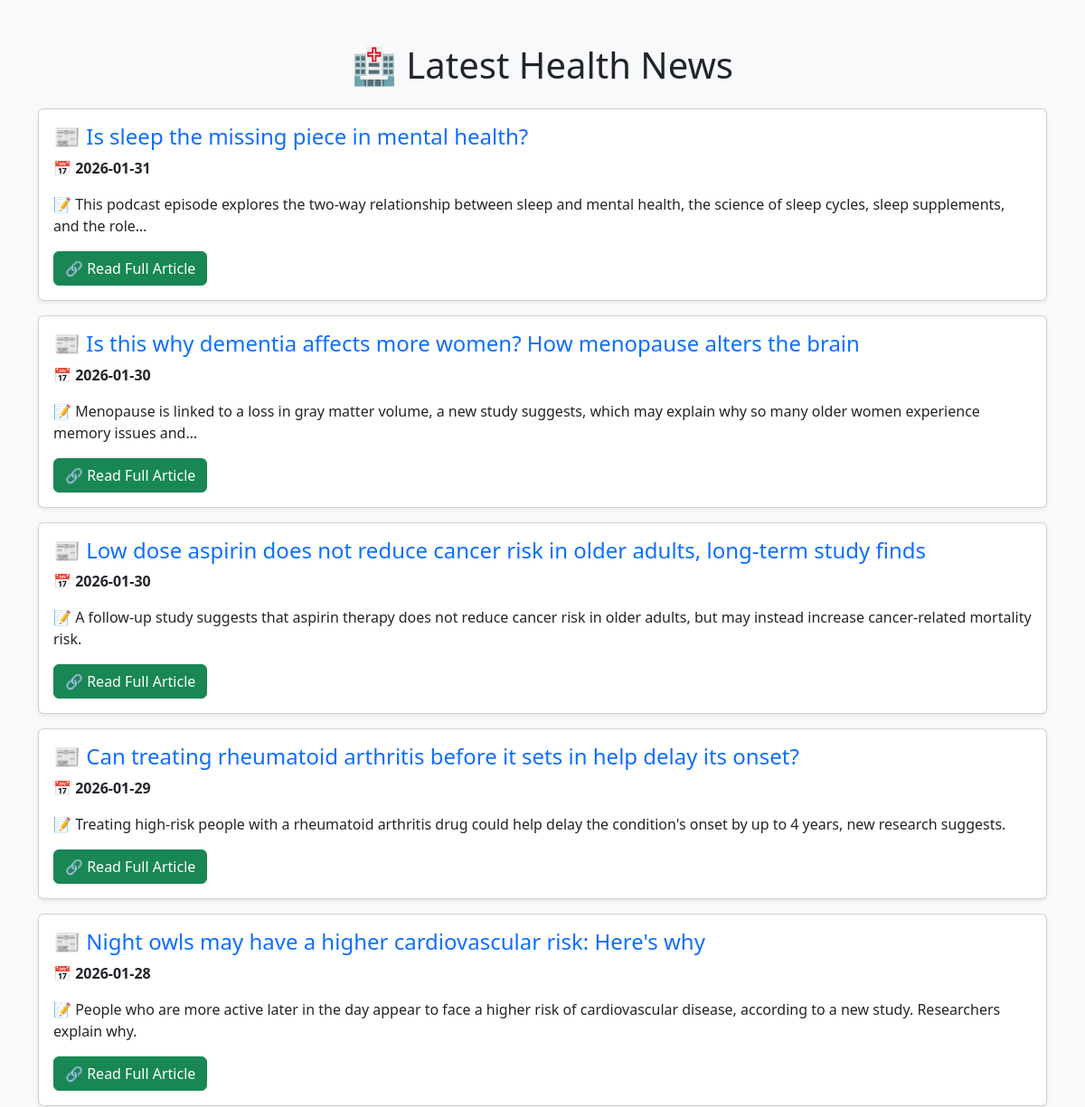
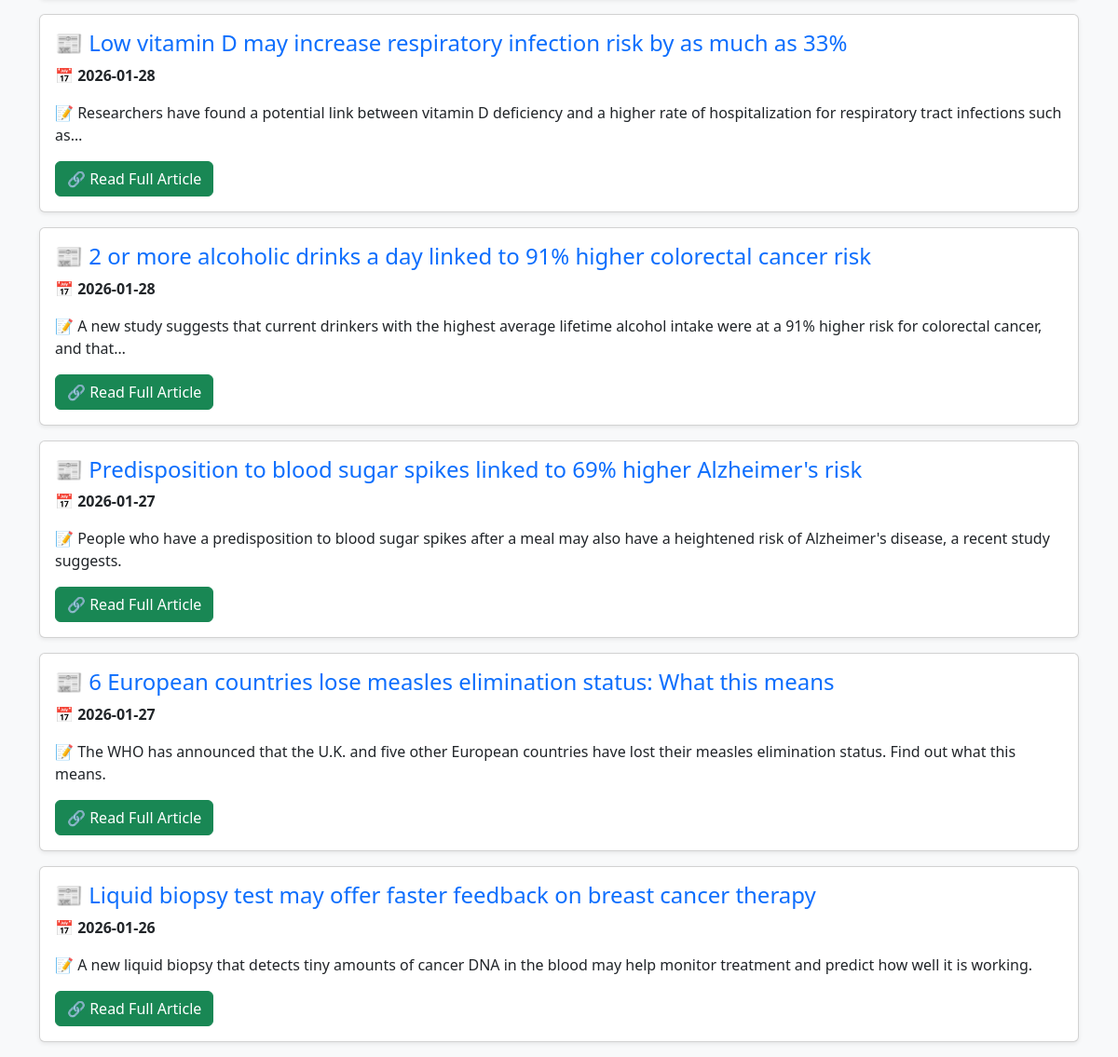
Before: / with the older database file (2 pictures, top to bottom).
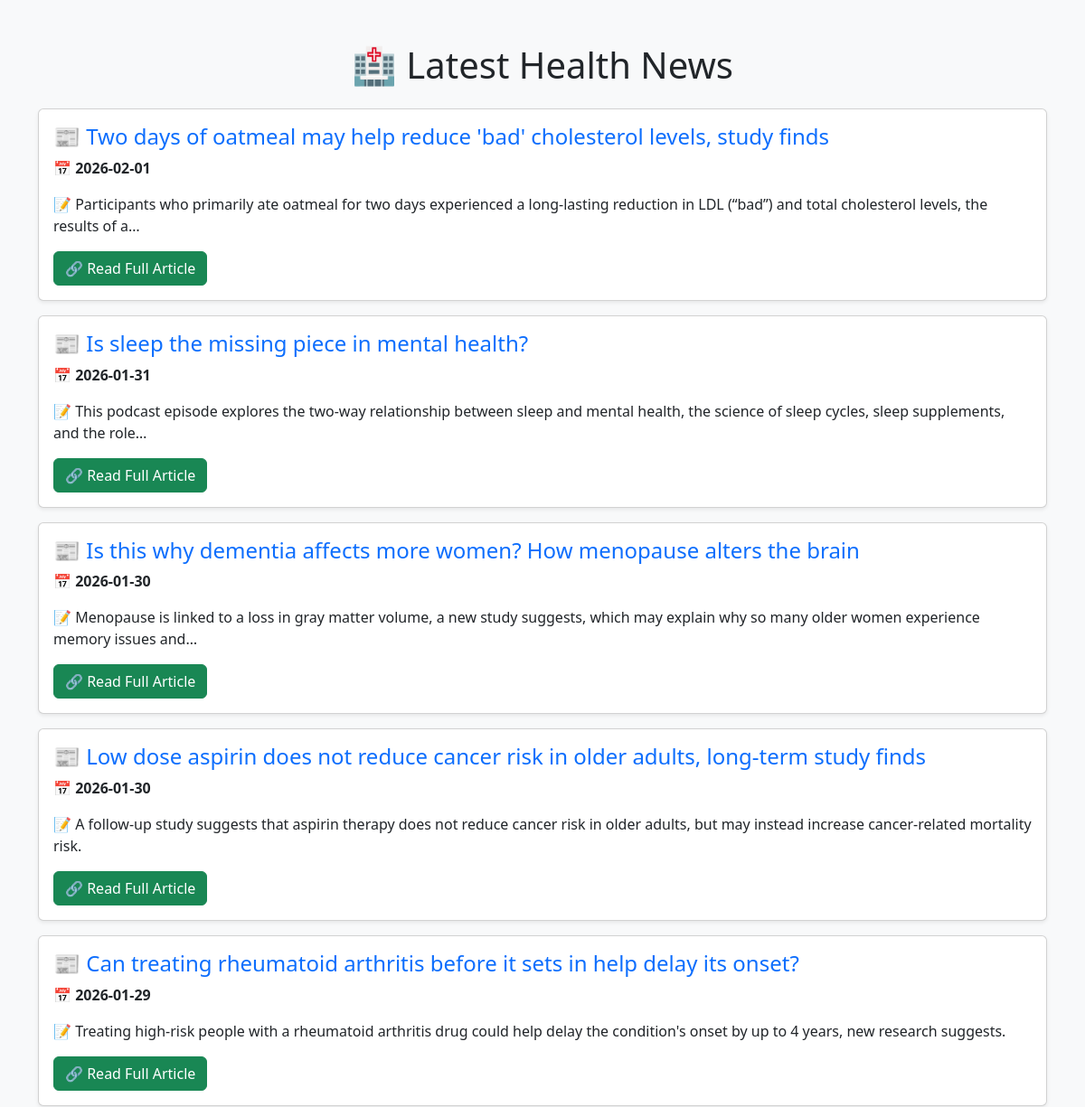
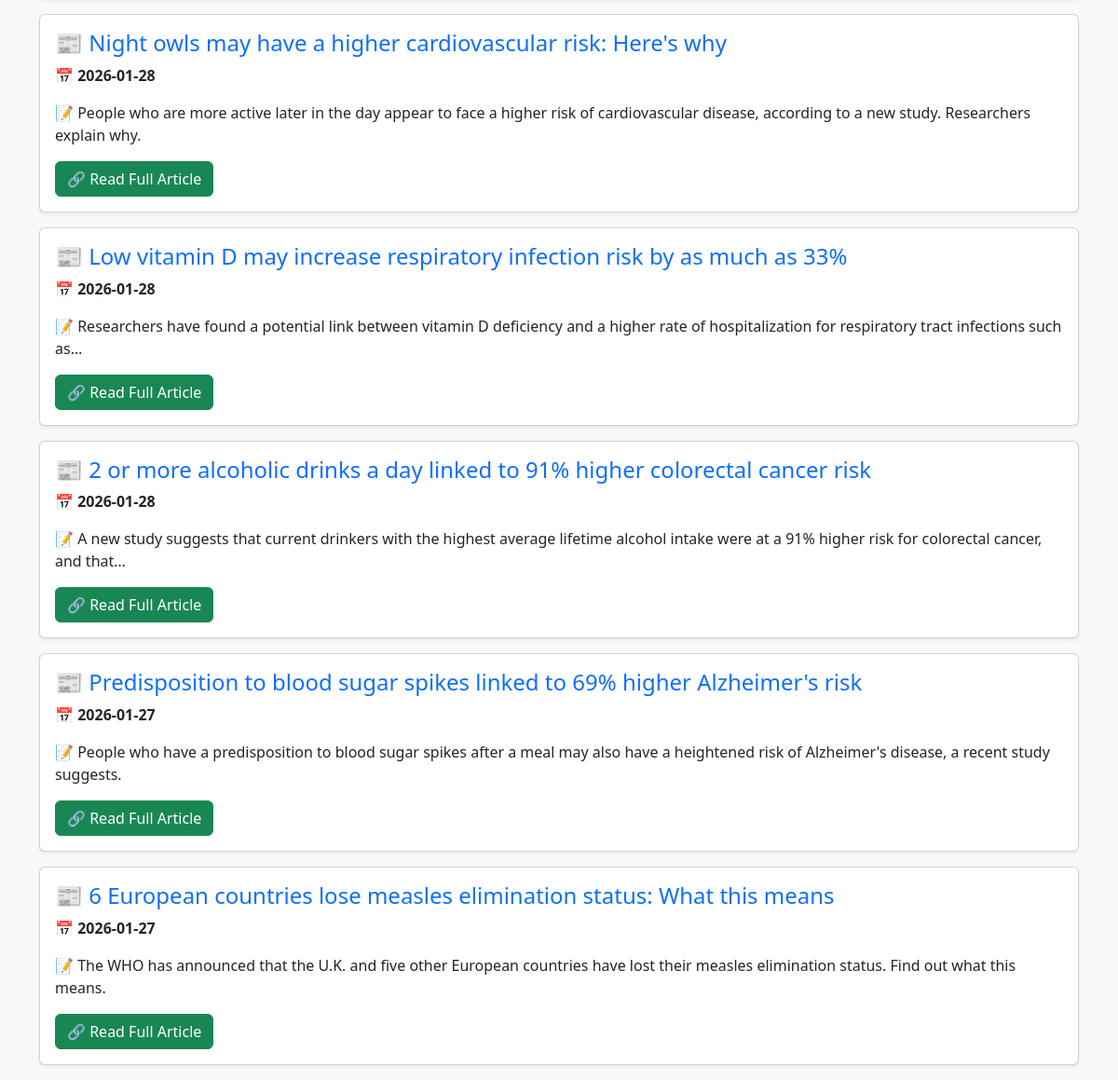
After: the same page with the newer database file (2 pictures, top to bottom).
### tables this page shows
CREATE TABLE news (
        id INTEGER PRIMARY KEY AUTOINCREMENT,
        date TEXT NOT NULL,
        title TEXT UNIQUE, 
        description TEXT,
        news_url TEXT
    );

### app.py (the view)
@app.route("/")
def index():
    page = request.args.get("page", 1, type=int)  # Get the current page number
    limit = 10  # Number of articles per page
    offset = (page - 1) * limit  # Calculate the offset
    news = fetch_news(limit, offset)
    return render_template("index.html", news=news, page=page)

### app.py (called while the page is built)
def fetch_news(limit=10, offset=0):
    conn = sqlite3.connect("health_news.db")
    cursor = conn.cursor()
    cursor.execute("SELECT date, title, description, news_url FROM news ORDER BY date DESC LIMIT ? OFFSET ?", (limit, offset))
    news_list = cursor.fetchall()
    conn.close()
    return news_list

### templates/index.html (shortened to what this page needs)
<!DOCTYPE html>
<html lang="en">
<head>
    <link href="https://cdn.jsdelivr.net/npm/bootstrap@5.3.0/dist/css/bootstrap.min.css" rel="stylesheet">
</head>
<body class="bg-light">
    <div class="container mt-5">
        <h1 class="text-center mb-4">🏥 Latest Health News</h1>
        {% for article in news %}
        <div class="card mb-3 shadow-sm">
            <div class="card-body">
                <h4 class="card-title text-primary">📰 {{ article[1] }}</h4>
                <p class="card-text">📅 <strong>{{ article[0] }}</strong></p>
                <p class="card-text">📝 {{ article[2] }}</p>
                <a href="{{ article[3] }}" class="btn btn-success" target="_blank">🔗 Read Full Article</a>
            </div>
        </div>
        {% endfor %}
    </div>
</body>
</html>

Changed rows visible on the page:
no longer on this page (row unchanged): news: title "Liquid biopsy test may offer faster feedback on breast cancer therapy", date "2026-01-26", description "A new liquid biopsy that detects tiny amounts of cancer DNA in the blood may help monitor treatment and predict how well it is working."
added news: title "Two days of oatmeal may help reduce 'bad' cholesterol levels, study finds", date "2026-02-01", description "Participants who primarily ate oatmeal for two days experienced a long-lasting reduction in LDL (“bad”) and total cholesterol levels, the results of a…"
